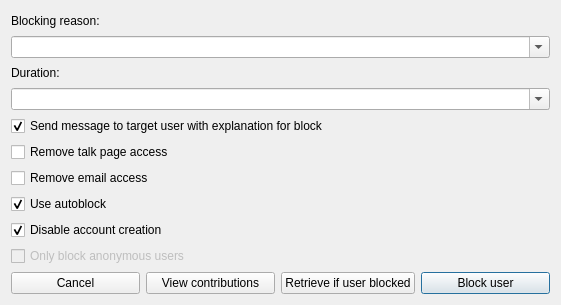
<?xml version="1.0" encoding="UTF-8"?>
<ui version="4.0">
 <class>BlockUser</class>
 <widget class="QDialog" name="BlockUser">
  <property name="geometry">
   <rect>
    <x>0</x>
    <y>0</y>
    <width>561</width>
    <height>305</height>
   </rect>
  </property>
  <property name="windowTitle">
   <string>Block user</string>
  </property>
  <property name="windowIcon">
   <iconset resource="../huggle_res/pictures.qrc">
    <normaloff>:/huggle/pictures/Resources/huggle3_small.ico</normaloff>:/huggle/pictures/Resources/huggle3_small.ico</iconset>
  </property>
  <layout class="QVBoxLayout" name="verticalLayout">
   <item>
    <widget class="QLabel" name="label">
     <property name="text">
      <string>Blocking reason:</string>
     </property>
    </widget>
   </item>
   <item>
    <widget class="QComboBox" name="comboBox">
     <property name="editable">
      <bool>true</bool>
     </property>
    </widget>
   </item>
   <item>
    <widget class="QLabel" name="label_2">
     <property name="text">
      <string>Duration:</string>
     </property>
    </widget>
   </item>
   <item>
    <widget class="QComboBox" name="comboBox_2">
     <property name="editable">
      <bool>true</bool>
     </property>
    </widget>
   </item>
   <item>
    <widget class="QCheckBox" name="cbMessageTarget">
     <property name="text">
      <string>Send message to target user with explanation for block</string>
     </property>
     <property name="checked">
      <bool>true</bool>
     </property>
    </widget>
   </item>
   <item>
    <widget class="QCheckBox" name="checkBox">
     <property name="text">
      <string>Remove talk page access</string>
     </property>
    </widget>
   </item>
   <item>
    <widget class="QCheckBox" name="checkBox_2">
     <property name="text">
      <string>Remove email access</string>
     </property>
    </widget>
   </item>
   <item>
    <widget class="QCheckBox" name="checkBox_3">
     <property name="text">
      <string>Use autoblock</string>
     </property>
     <property name="checked">
      <bool>true</bool>
     </property>
    </widget>
   </item>
   <item>
    <widget class="QCheckBox" name="checkBox_4">
     <property name="text">
      <string>Disable account creation</string>
     </property>
     <property name="checked">
      <bool>true</bool>
     </property>
    </widget>
   </item>
   <item>
    <widget class="QCheckBox" name="checkBox_5">
     <property name="enabled">
      <bool>false</bool>
     </property>
     <property name="text">
      <string>Only block anonymous users</string>
     </property>
    </widget>
   </item>
   <item>
    <layout class="QHBoxLayout" name="horizontalLayout">
     <item>
      <widget class="QPushButton" name="btnCancel">
       <property name="text">
        <string>Cancel</string>
       </property>
      </widget>
     </item>
     <item>
      <widget class="QPushButton" name="btnContribs">
       <property name="text">
        <string>View contributions</string>
       </property>
      </widget>
     </item>
     <item>
      <widget class="QPushButton" name="btnCheck">
       <property name="text">
        <string>Retrieve if user blocked</string>
       </property>
      </widget>
     </item>
     <item>
      <widget class="QPushButton" name="btnBlock">
       <property name="text">
        <string>Block user</string>
       </property>
       <property name="autoDefault">
        <bool>true</bool>
       </property>
       <property name="default">
        <bool>true</bool>
       </property>
      </widget>
     </item>
    </layout>
   </item>
  </layout>
 </widget>
 <resources>
  <include location="../huggle_res/pictures.qrc"/>
 </resources>
 <connections/>
</ui>
